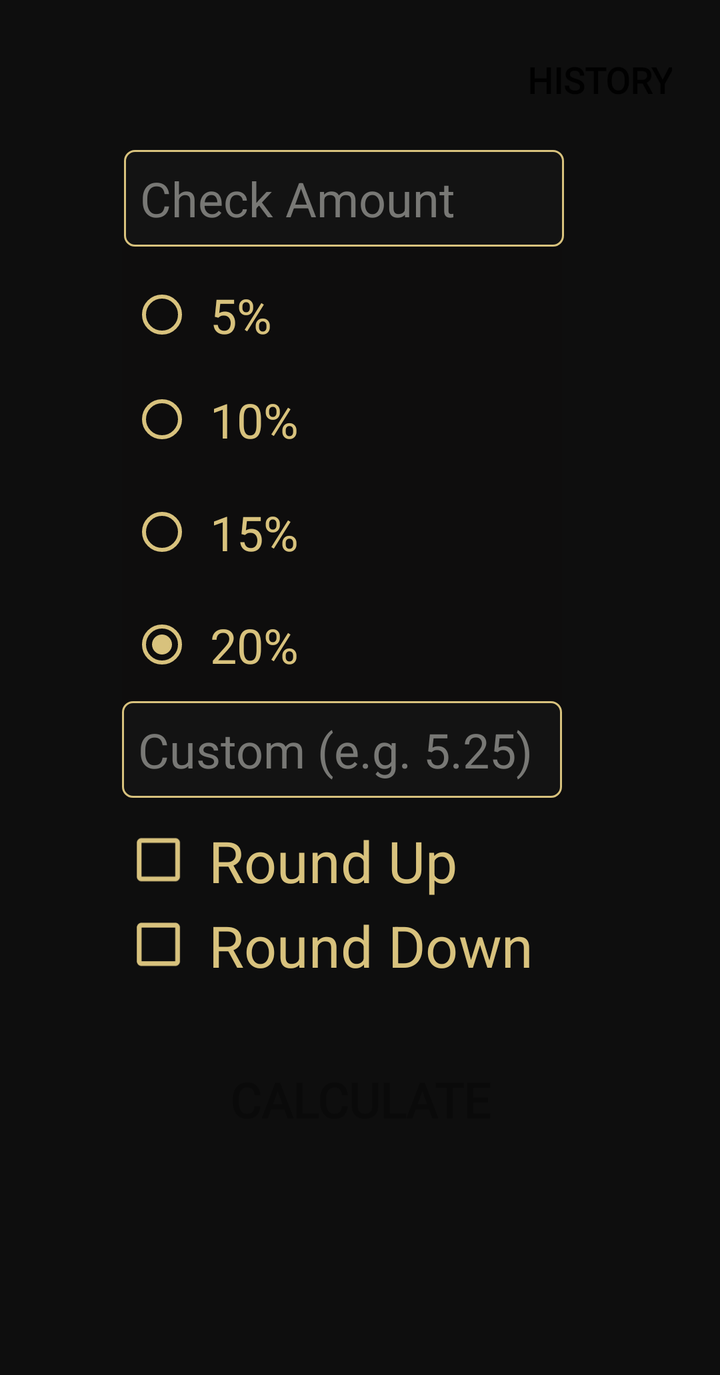
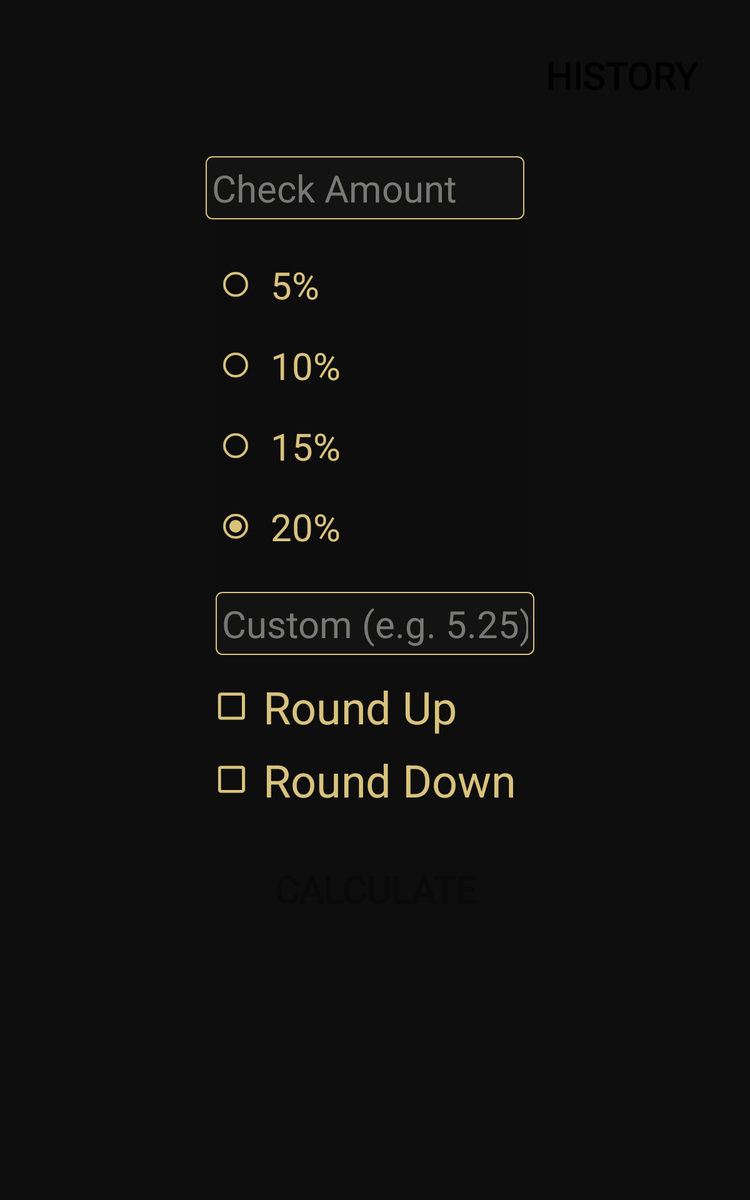

First picture: res/layout/ on a phone held upright. Second picture: the repository's own variant of that layout, on a device whose configuration matches the variant's folder. Source for both follows.
<!-- AndroidManifest.xml: application theme AppTheme -->
<!-- res/layout/activity_main.xml -->
<?xml version="1.0" encoding="utf-8"?>
<ScrollView xmlns:android="http://schemas.android.com/apk/res/android"
    xmlns:app="http://schemas.android.com/apk/res-auto"
    xmlns:tools="http://schemas.android.com/tools"
    android:id="@+id/scroll"
    android:layout_width="fill_parent"
    android:layout_height="fill_parent">
    

    <androidx.constraintlayout.widget.ConstraintLayout
        android:layout_width="match_parent"
        android:layout_height="match_parent"
        tools:context="com.my.tipjar.MainActivity">


        <TextView
            android:id="@+id/totalTextView"
            android:layout_width="wrap_content"
            android:layout_height="wrap_content"
            android:layout_marginStart="65dp"
            android:layout_marginEnd="108dp"
            android:textAlignment="textStart"
            android:textColor="@color/colorAccent"
            android:textSize="36sp"
            app:layout_constraintBottom_toBottomOf="parent"
            app:layout_constraintEnd_toEndOf="parent"
            app:layout_constraintStart_toEndOf="@+id/setTextTotal"
            app:layout_constraintTop_toBottomOf="@+id/tipAmountTextView" />

        <TextView
            android:id="@+id/tipAmountTextView"
            android:layout_width="wrap_content"
            android:layout_height="wrap_content"
            android:layout_marginStart="65dp"
            android:layout_marginTop="8dp"
            android:layout_marginEnd="108dp"
            android:textAlignment="textEnd"
            android:textColor="@color/colorAccent"
            android:textSize="36sp"
            app:layout_constraintEnd_toEndOf="parent"
            app:layout_constraintStart_toEndOf="@+id/setTextTip"
            app:layout_constraintTop_toBottomOf="@+id/calcBtn" />

        <TextView
            android:id="@+id/setTextTotal"
            android:layout_width="wrap_content"
            android:layout_height="wrap_content"
            android:layout_marginStart="56dp"
            android:layout_marginBottom="8dp"
            android:textAlignment="textEnd"
            android:textColor="@color/colorAccent"
            android:textSize="36sp"
            app:layout_constraintBottom_toBottomOf="parent"
            app:layout_constraintEnd_toStartOf="@+id/totalTextView"
            app:layout_constraintStart_toStartOf="parent"
            app:layout_constraintTop_toBottomOf="@+id/setTextTip" />

        <TextView
            android:id="@+id/setTextTip"
            android:layout_width="wrap_content"
            android:layout_height="wrap_content"
            android:layout_marginStart="85dp"
            android:layout_marginTop="8dp"
            android:layout_marginBottom="1dp"
            android:textAlignment="textEnd"
            android:textColor="@color/colorAccent"
            android:textSize="36sp"
            app:layout_constraintBottom_toTopOf="@+id/setTextTotal"
            app:layout_constraintEnd_toStartOf="@+id/tipAmountTextView"
            app:layout_constraintStart_toStartOf="parent"
            app:layout_constraintTop_toBottomOf="@+id/calcBtn" />

        <Button
            android:id="@+id/saveDataBtn"
            android:layout_width="wrap_content"
            android:layout_height="wrap_content"
            android:background="@mipmap/save_background"
            android:enabled="false"
            android:textSize="24sp"
            android:visibility="invisible"
            app:layout_constraintBottom_toBottomOf="parent"
            app:layout_constraintEnd_toEndOf="parent"
            app:layout_constraintStart_toEndOf="@+id/totalTextView"
            tools:visibility="invisible" />

        <Button
            android:id="@+id/calcBtn"
            style="@style/Widget.AppCompat.Button"
            android:layout_width="wrap_content"
            android:layout_height="wrap_content"
            android:layout_marginTop="32dp"
            android:background="@drawable/button"
            android:enabled="false"
            android:fontFamily="@font/allerta_stencil"
            android:padding="8dp"
            android:text="Calculate"
            android:textSize="24sp"
            android:textStyle="bold"
            app:layout_constraintEnd_toEndOf="parent"
            app:layout_constraintStart_toStartOf="parent"
            app:layout_constraintTop_toBottomOf="@+id/roundDownCheck" />

        <EditText
            android:id="@+id/baseAmountEditText"
            android:layout_width="220dp"
            android:layout_height="wrap_content"
            android:layout_marginTop="75dp"
            android:layout_marginEnd="16dp"
            android:background="@drawable/shape"
            android:ems="10"
            android:hint="Check Amount"
            android:maxLength="9"
            android:inputType="numberDecimal"
            android:padding="8dp"
            android:textAlignment="textStart"
            android:textColor="@color/colorAccent"
            android:textColorHint="#787875"
            android:textSize="24sp"
            app:layout_constraintEnd_toEndOf="parent"
            app:layout_constraintStart_toStartOf="parent"
            app:layout_constraintTop_toTopOf="parent" />

        <RadioGroup
            android:id="@+id/radioGroup"
            android:layout_width="wrap_content"
            android:layout_height="wrap_content"
            android:layout_marginLeft="32dp"
            android:layout_marginRight="50dp"
            android:background="#0E0D0D"
            app:layout_constraintEnd_toEndOf="parent"
            app:layout_constraintStart_toStartOf="parent"
            app:layout_constraintTop_toBottomOf="@+id/baseAmountEditText">

            <RadioButton
                android:id="@+id/radio5"
                android:layout_width="wrap_content"
                android:layout_height="wrap_content"
                android:layout_marginStart="4dp"
                android:layout_marginTop="10dp"
                android:buttonTint="@color/colorAccent"
                android:padding="8sp"
                android:text="5%"
                android:textColor="@color/colorAccent"
                android:textSize="24sp" />

            <RadioButton
                android:id="@+id/radio10"
                android:layout_width="wrap_content"
                android:layout_height="wrap_content"
                android:layout_margin="4dp"
                android:buttonTint="@color/colorAccent"
                android:padding="8sp"
                android:text="10%"
                android:textColor="@color/colorAccent"
                android:textSize="24sp" />

            <RadioButton
                android:id="@+id/radio15"
                android:layout_width="wrap_content"
                android:layout_height="wrap_content"
                android:layout_margin="4dp"
                android:buttonTint="@color/colorAccent"
                android:padding="8sp"
                android:text="15%"
                android:textColor="@color/colorAccent"
                android:textSize="24sp" />

            <RadioButton
                android:id="@+id/radio20"
                android:layout_width="wrap_content"
                android:layout_height="wrap_content"
                android:layout_margin="4dp"
                android:buttonTint="@color/colorAccent"
                android:checked="true"
                android:padding="8sp"
                android:text="20%"
                android:textColor="@color/colorAccent"
                android:textSize="24sp" />

            <EditText
                android:id="@+id/customAmountEditText"
                android:layout_width="220dp"
                android:layout_height="wrap_content"
                android:background="@drawable/shape"
                android:ems="10"
                android:hint="@string/custom_amount"
                android:maxLength="9"
                android:inputType="numberDecimal"
                android:padding="8dp"
                android:textAllCaps="false"
                android:textColor="@color/colorAccent"
                android:textColorHint="#787875"
                android:textSize="24sp" />
        </RadioGroup>

        <Button
            android:id="@+id/historyBtn"
            android:layout_width="wrap_content"
            android:layout_height="wrap_content"
            android:layout_marginTop="16dp"
            android:layout_marginEnd="16dp"
            android:background="@drawable/button"
            android:fontFamily="@font/allerta_stencil"
            android:padding="8dp"
            android:text="History"
            android:textSize="18sp"
            android:textStyle="bold"
            app:layout_constraintEnd_toEndOf="parent"
            app:layout_constraintTop_toTopOf="parent" />

        <CheckBox
            android:id="@+id/roundUpCheck"
            android:layout_width="200dp"
            android:layout_height="wrap_content"
            android:layout_marginTop="10dp"
            android:buttonTint="@color/colorAccent"
            android:padding="5sp"
            android:scaleX="1.2"
            android:scaleY="1.2"
            android:text="Round Up"
            android:textAlignment="viewStart"
            android:textColor="@color/colorAccent"
            android:textSize="24sp"
            app:layout_constraintEnd_toEndOf="parent"
            app:layout_constraintHorizontal_bias="0.50"
            app:layout_constraintStart_toStartOf="parent"
            app:layout_constraintTop_toBottomOf="@+id/radioGroup" />

        <CheckBox
            android:id="@+id/roundDownCheck"
            android:layout_width="200dp"
            android:layout_height="wrap_content"
            android:buttonTint="@color/colorAccent"
            android:padding="5sp"
            android:scaleX="1.2"
            android:scaleY="1.2"
            android:text="Round Down"
            android:textColor="@color/colorAccent"
            android:textSize="24sp"
            app:layout_constraintEnd_toEndOf="parent"
            app:layout_constraintHorizontal_bias="0.50"
            app:layout_constraintStart_toStartOf="parent"
            app:layout_constraintTop_toBottomOf="@+id/roundUpCheck" />

    </androidx.constraintlayout.widget.ConstraintLayout>
</ScrollView>
<!-- resources referenced by this layout -->
<resources>
  <color name="colorAccent">#D8C27D</color>
  <!-- drawable shape (drawable) -->
  <?xml version="1.0" encoding="utf-8"?>
  <shape xmlns:android="http://schemas.android.com/apk/res/android">
  
      
      <solid android:color="#131313" />
  
      
      <stroke android:width="1dp" android:color="@color/colorAccent" />
  
      
      <corners android:radius="5dp" />
  </shape>
  <!-- mipmap save_background: png bitmap (mipmap-hdpi, 7039 bytes) -->
  <string name="custom_amount">Custom (e.g. 5.25)</string>
  <style name="AppTheme" parent="Theme.AppCompat.Light.DarkActionBar">
          
          <item name="colorControlNormal">#000000</item>
          <item name="colorPrimary">@color/colorAccent</item>
          <item name="colorPrimaryDark">@color/colorPrimaryDark</item>
          <item name="colorAccent">@color/colorAccent</item>
          <item name="android:windowBackground">@color/appBackground</item>
      </style>
  <color name="colorPrimaryDark">#070707</color>
  <color name="appBackground">#0E0E0E</color>
</resources>
<!-- res/layout-large/activity_main.xml (the repository's variant of the layout above) -->
<!-- drawn on a 7-inch tablet held upright -->
<?xml version="1.0" encoding="utf-8"?>
<ScrollView
    android:id="@+id/scroll"
    xmlns:android="http://schemas.android.com/apk/res/android"
    xmlns:app="http://schemas.android.com/apk/res-auto"
    xmlns:tools="http://schemas.android.com/tools"
    android:layout_width="fill_parent"
    android:layout_height="fill_parent">
    

    <androidx.constraintlayout.widget.ConstraintLayout
        android:layout_width="match_parent"
        android:layout_height="match_parent"
        tools:context="com.my.tipjar.MainActivity">


        <TextView
            android:id="@+id/totalTextView"
            android:layout_width="wrap_content"
            android:layout_height="wrap_content"
            android:layout_marginStart="65dp"
            android:layout_marginEnd="108dp"
            android:textAlignment="textStart"
            android:textColor="@color/colorAccent"
            android:textSize="36sp"
            app:layout_constraintBottom_toBottomOf="parent"
            app:layout_constraintEnd_toEndOf="parent"
            app:layout_constraintStart_toEndOf="@+id/setTextTotal"
            app:layout_constraintTop_toBottomOf="@+id/tipAmountTextView" />

        <TextView
            android:id="@+id/tipAmountTextView"
            android:layout_width="wrap_content"
            android:layout_height="wrap_content"
            android:layout_marginStart="65dp"
            android:layout_marginTop="8dp"
            android:layout_marginEnd="108dp"
            android:textAlignment="textEnd"
            android:textColor="@color/colorAccent"
            android:textSize="36sp"
            app:layout_constraintEnd_toEndOf="parent"
            app:layout_constraintStart_toEndOf="@+id/setTextTip"
            app:layout_constraintTop_toBottomOf="@+id/calcBtn" />

        <TextView
            android:id="@+id/setTextTotal"
            android:layout_width="wrap_content"
            android:layout_height="wrap_content"
            android:layout_marginStart="56dp"
            android:layout_marginBottom="8dp"
            android:textAlignment="textEnd"
            android:textColor="@color/colorAccent"
            android:textSize="36sp"
            app:layout_constraintBottom_toBottomOf="parent"
            app:layout_constraintEnd_toStartOf="@+id/totalTextView"
            app:layout_constraintStart_toStartOf="parent"
            app:layout_constraintTop_toBottomOf="@+id/setTextTip" />

        <TextView
            android:id="@+id/setTextTip"
            android:layout_width="wrap_content"
            android:layout_height="wrap_content"
            android:layout_marginStart="85dp"
            android:layout_marginTop="8dp"
            android:layout_marginBottom="1dp"
            android:textAlignment="textEnd"
            android:textColor="@color/colorAccent"
            android:textSize="36sp"
            app:layout_constraintBottom_toTopOf="@+id/setTextTotal"
            app:layout_constraintEnd_toStartOf="@+id/tipAmountTextView"
            app:layout_constraintStart_toStartOf="parent"
            app:layout_constraintTop_toBottomOf="@+id/calcBtn" />

        <Button
            android:id="@+id/saveDataBtn"
            android:layout_width="wrap_content"
            android:layout_height="wrap_content"
            android:background="@mipmap/save_background"
            android:enabled="false"
            android:textSize="24sp"
            android:visibility="invisible"
            app:layout_constraintBottom_toBottomOf="parent"
            app:layout_constraintEnd_toEndOf="parent"
            app:layout_constraintStart_toEndOf="@+id/totalTextView"
            tools:visibility="invisible" />

        <Button
            android:id="@+id/calcBtn"
            android:layout_width="wrap_content"
            android:layout_height="wrap_content"
            android:layout_marginTop="32dp"
            android:background="@drawable/button"
            android:enabled="false"
            android:fontFamily="@font/allerta_stencil"
            android:padding="10sp"
            android:text="Calculate"
            android:textSize="30sp"
            android:textStyle="bold"
            app:layout_constraintEnd_toEndOf="parent"
            app:layout_constraintStart_toStartOf="parent"
            app:layout_constraintTop_toBottomOf="@+id/roundDownCheck" />

        <EditText
            android:id="@+id/baseAmountEditText"
            android:layout_width="255dp"
            android:layout_height="wrap_content"
            android:layout_marginTop="125dp"
            android:layout_marginEnd="16dp"
            android:background="@drawable/shape"
            android:ems="10"
            android:hint="Check Amount"
            android:inputType="numberDecimal"
            android:padding="5dp"
            android:textAlignment="textStart"
            android:textColor="@color/colorAccent"
            android:textColorHint="#787875"
            android:textSize="30sp"
            app:layout_constraintBottom_toTopOf="@+id/radioGroup"
            app:layout_constraintEnd_toEndOf="parent"
            app:layout_constraintStart_toStartOf="parent"
            app:layout_constraintTop_toTopOf="parent" />

        <RadioGroup
            android:id="@+id/radioGroup"
            android:layout_width="wrap_content"
            android:layout_height="wrap_content"
            android:background="#0E0D0D"
            app:layout_constraintEnd_toEndOf="parent"
            app:layout_constraintStart_toStartOf="parent"
            app:layout_constraintTop_toBottomOf="@+id/baseAmountEditText">

            <RadioButton
                android:id="@+id/radio5"
                android:layout_width="wrap_content"
                android:layout_height="wrap_content"
                android:layout_marginTop="20dp"
                android:buttonTint="@color/colorAccent"
                android:padding="12sp"
                android:text="5%"
                android:textColor="@color/colorAccent"
                android:textSize="30sp" />

            <RadioButton
                android:id="@+id/radio10"
                style="@android:style/Widget.DeviceDefault.Light.CompoundButton.RadioButton"
                android:layout_width="wrap_content"
                android:layout_height="wrap_content"
                android:buttonTint="@color/colorAccent"
                android:padding="12sp"
                android:text="10%"
                android:textColor="@color/colorAccent"
                android:textSize="30sp" />

            <RadioButton
                android:id="@+id/radio15"
                android:layout_width="wrap_content"
                android:layout_height="wrap_content"
                android:buttonTint="@color/colorAccent"
                android:padding="12sp"
                android:text="15%"
                android:textColor="@color/colorAccent"
                android:textSize="30sp" />

            <RadioButton
                android:id="@+id/radio20"
                android:layout_width="wrap_content"
                android:layout_height="wrap_content"
                android:layout_marginBottom="20dp"
                android:buttonTint="@color/colorAccent"
                android:checked="true"
                android:padding="12sp"
                android:text="20%"
                android:textColor="@color/colorAccent"
                android:textSize="30sp" />

            <EditText
                android:id="@+id/customAmountEditText"
                android:layout_width="255dp"
                android:layout_height="wrap_content"
                android:background="@drawable/shape"
                android:ems="10"
                android:hint="@string/custom_amount"
                android:inputType="numberDecimal"
                android:padding="5dp"
                android:textAllCaps="false"
                android:textColor="@color/colorAccent"
                android:textColorHint="#787875"
                android:textSize="30sp" />
        </RadioGroup>

        <Button
            android:id="@+id/historyBtn"
            android:layout_width="wrap_content"
            android:layout_height="wrap_content"
            android:layout_marginTop="30dp"
            android:layout_marginEnd="32dp"
            android:background="@drawable/button"
            android:fontFamily="@font/allerta_stencil"
            android:padding="10dp"
            android:text="History"
            android:textSize="30sp"
            android:textStyle="bold"
            app:layout_constraintEnd_toEndOf="parent"
            app:layout_constraintTop_toTopOf="parent" />

        <CheckBox
            android:id="@+id/roundUpCheck"
            android:layout_width="250dp"
            android:layout_height="wrap_content"
            android:layout_marginStart="32dp"
            android:layout_marginTop="16dp"
            android:buttonTint="@color/colorAccent"
            android:gravity="center"
            android:padding="5sp"
            android:scaleX="1.2"
            android:scaleY="1.2"
            android:text="Round Up"
            android:textAlignment="viewStart"
            android:textColor="@color/colorAccent"
            android:textSize="30sp"
            app:layout_constraintEnd_toEndOf="parent"
            app:layout_constraintHorizontal_bias="0.50"
            app:layout_constraintStart_toStartOf="parent"
            app:layout_constraintTop_toBottomOf="@+id/radioGroup" />

        <CheckBox
            android:id="@+id/roundDownCheck"
            android:layout_width="250dp"
            android:layout_height="wrap_content"
            android:layout_marginStart="32dp"
            android:layout_marginTop="8dp"
            android:buttonTint="@color/colorAccent"
            android:padding="5sp"
            android:scaleX="1.2"
            android:scaleY="1.2"
            android:text="Round Down"
            android:textColor="@color/colorAccent"
            android:textSize="30sp"
            app:layout_constraintEnd_toEndOf="parent"
            app:layout_constraintHorizontal_bias="0.50"
            app:layout_constraintStart_toStartOf="parent"
            app:layout_constraintTop_toBottomOf="@+id/roundUpCheck" />

    </androidx.constraintlayout.widget.ConstraintLayout>
</ScrollView>
